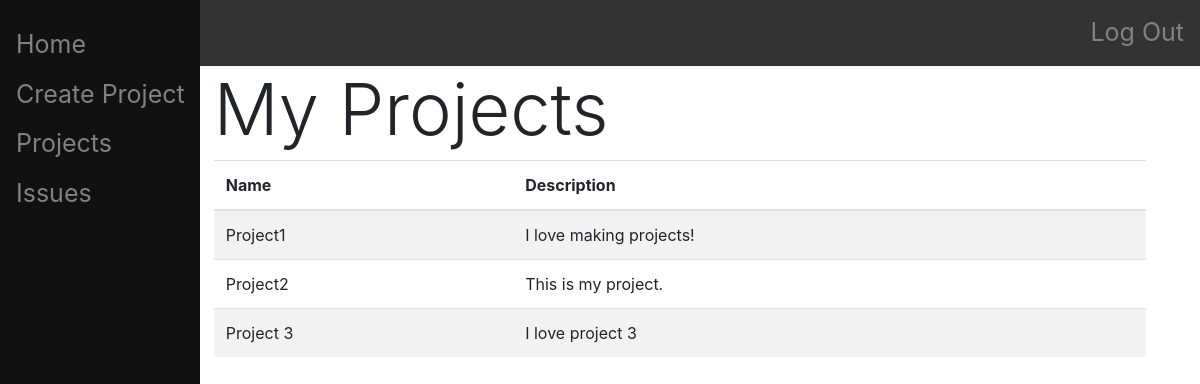
The app's page /project/list/ (signed in) with its own data.
### main/models.py (models this page shows, shortened)
class Project(models.Model):
    name = models.CharField(max_length=200)
    description = models.CharField(max_length=1000)
    creator = models.ForeignKey(User, on_delete=models.CASCADE, related_name="project", null=True)
    date_created = DateTimeField(editable=False)
    members = JSONField(default=list)

### main/views.py (the view)
# urls.py: path("project/list/", views.project_list, name="project_list"),
def project_list(response):
    authenticate(response)
    projects = []
    for p in Project.objects.all():
        members = p.members
        user = response.user.username
        if user in members:
            projects.append(p)
    return render(response, "main/project-list.html", {"projects":projects})

### main/views.py (called while the page is built)
def authenticate(response):
    if not response.user.is_authenticated:
        return HttpResponseRedirect("/login/")

### main/templates/main/project-list.html (shortened to what this page needs)
{% extends "main/base.html" %}
{% block content %}
    <h1 class="display-3">My Projects</h1>
    <table class="table table-hover table-striped">
        <thead>
            <tr>
                <th scope="col">Name</th>
                <th scope="col">Description</th>
            </tr>
        </thead>
        <tbody>
            {% for p in projects %}
                <tr style="transform: rotate(0);">
                <th style="font-weight:normal" scope="row"><a href="/project/{{p.id}}" class="stretched-link"></a>{{p.name}}</th>
                    <td>{{p.description}}</td>
                </tr>
            {% endfor %}
        </tbody>
    </table>
{% endblock %}

### records on screen
Project: name "Project1", description "I love making projects!"
Project: name "Project2", description "This is my project."
Project: name "Project 3", description "I love project 3"
